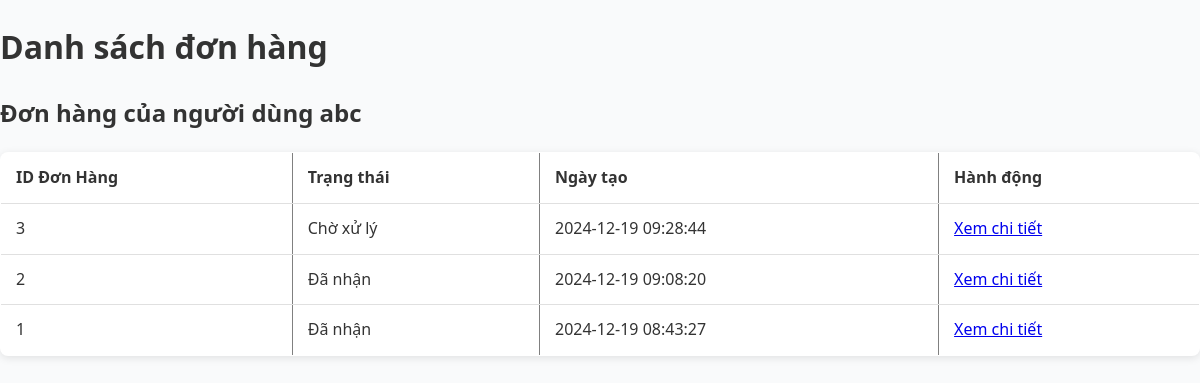
/admin/view_user_orders.php?user_id=14 (signed in), run on the app's committed database.
### tables this page shows
CREATE TABLE `users` (
  `id` int(11) NOT NULL,
  `fullname` varchar(200) NOT NULL,
  `username` varchar(50) NOT NULL,
  `email` varchar(100) NOT NULL,
  `password` varchar(255) NOT NULL,
  `role` enum('admin','user') DEFAULT 'user',
  `created_at` timestamp NOT NULL DEFAULT current_timestamp()
);

CREATE TABLE `orders` (
  `id` int(11) NOT NULL,
  `user_id` int(11) NOT NULL,
  `user_name` varchar(255) NOT NULL,
  `phone` varchar(20) NOT NULL,
  `address` text NOT NULL,
  `payment_method` varchar(50) NOT NULL,
  `shipping_method` varchar(50) NOT NULL,
  `bank` varchar(50) DEFAULT NULL,
  `total_price` decimal(10,2) NOT NULL,
  `shipping_cost` decimal(10,2) NOT NULL,
  `status` varchar(50) DEFAULT 'Chờ xử lý',
  `created_at` timestamp NOT NULL DEFAULT current_timestamp()
);

### admin/view_user_orders.php (the view, shortened to what this page needs)
<?php
require '../db.php';
if (isset($_GET['user_id'])) {
    $user_id = $_GET['user_id'];
    $stmt_user = $pdo->prepare("SELECT fullname FROM users WHERE id = ?");
    $stmt_user->execute([$user_id]);
    $user = $stmt_user->fetch(PDO::FETCH_ASSOC);
    $stmt_orders = $pdo->prepare("
        SELECT id, status, created_at
        FROM orders
        WHERE user_id = ?
        ORDER BY created_at DESC
    ");
    $stmt_orders->execute([$user_id]);
    $orders = $stmt_orders->fetchAll(PDO::FETCH_ASSOC);
} else {
    die("Không tìm thấy user_id.");
}
?>
<!DOCTYPE html>
<html lang="vi">
<head>
    <link rel="stylesheet" href="./css/manage_orders.css">
</head>
<body>
    <h1>Danh sách đơn hàng</h1>
    <h2>Đơn hàng của người dùng <?php echo htmlspecialchars($user['fullname']); ?></h2>
    <?php if (!empty($orders)): ?>
        <table border="1" cellpadding="10" cellspacing="0">
            <tr>
                <th>ID Đơn Hàng</th>
                <th>Trạng thái</th>
                <th>Ngày tạo</th>
                <th>Hành động</th>
            </tr>
            <?php foreach ($orders as $order): ?>
                <tr>
                    <td><?php echo htmlspecialchars($order['id']); ?></td>
                    <td><?php echo htmlspecialchars($order['status']); ?></td>
                    <td><?php echo htmlspecialchars($order['created_at']); ?></td>
                    <td>
                        <a href="view_order_details.php?order_id=<?php echo $order['id']; ?>">Xem chi tiết</a>
                    </td>
                </tr>
            <?php endforeach; ?>
        </table>
    <?php else: ?>
        <p>Người dùng này chưa có đơn hàng nào.</p>
    <?php endif; ?>
</body>
</html>

### admin/css/manage_orders.css (style rules this page uses)
body { font-family: 'Segoe UI', Tahoma, Geneva, Verdana, sans-serif; background-color: #f9fafb; color: #333; line-height: 1.6; margin: 0; padding: 0; }
table { width: 100%; border-collapse: collapse; min-width: 600px; background-color: #fff; border-radius: 8px; overflow: hidden; box-shadow: 0 2px 8px rgba(0, 0, 0, 0.1); }
table th, table td { padding: 12px 15px; text-align: left; border-bottom: 1px solid #e0e0e0; }
table th { position: sticky; top: 0; z-index: 1; }

### data on the page
users: fullname "abc"
orders: id "3", status "Chờ xử lý", created_at "2024-12-19 09:28:44"
orders: id "2", status "Đã nhận", created_at "2024-12-19 09:08:20"
orders: id "1", status "Đã nhận", created_at "2024-12-19 08:43:27"
